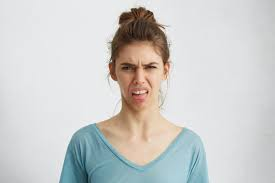
#> input picture download (9).jpg, 275 x 183 px, found by its file name
$ python facial_detection.py
#> lines starting #> are read from the running program, lines starting #| are printed output that depends on the picture; after the words box and inside, x2 and y2 are one past the last pixel; in counts of white or black regions, pixels touching at a corner belong together
# -*- coding: utf-8 -*-
"""Facial_Detection.ipynb

Automatically generated by Colab.

Original file is located at
    https://colab.research.google.com/drive/1yClNuNtNrFaBA7krefHueWsDpD3-yLDV
"""

import cv2
from google.colab.patches import cv2_imshow

# Load the pre-trained cascade classifier
face_cascade = cv2.CascadeClassifier(cv2.data.haarcascades + 'haarcascade_frontalface_default.xml')

# Read the input image
img = cv2.imread('/content/download (9).jpg')
#> img is the input picture: shape (183, 275, 3); mean B, G, R 204, 205.5, 205.4

# Convert the image to grayscale
gray = cv2.cvtColor(img, cv2.COLOR_BGR2GRAY)
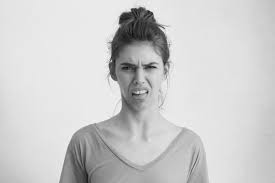
#> gray: shape (183, 275); min 5, max 252, mean 205.3

# Detect faces in the grayscale image
faces = face_cascade.detectMultiScale(gray, scaleFactor=1.1, minNeighbors=5, minSize=(30, 30))
#> faces = [[109, 43, 64, 64]]

# Draw rectangles around detected faces
for (x, y, w, h) in faces:
    cv2.rectangle(img, (x, y), (x+w, y+h), (0, 255, 0), 2)
#> this loop made 1 pass
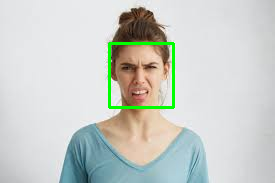
#> img: shape (183, 275, 3); 1.52% of pixels changed, all inside (x1, y1, x2, y2) = (108, 42, 175, 109)

# Display the image with rectangles around faces
cv2_imshow(img)

# Wait for a key press to close the image
cv2.waitKey(0)
cv2.destroyAllWindows()

import cv2
from google.colab.patches import cv2_imshow

# Load the pre-trained cascade classifier
face_cascade = cv2.CascadeClassifier(cv2.data.haarcascades + 'haarcascade_frontalface_default.xml')

# Read the input image
img = cv2.imread('/content/images.jpg')

# Convert the image to grayscale
#> (the run stopped early here; a loop or call above may not have finished)
